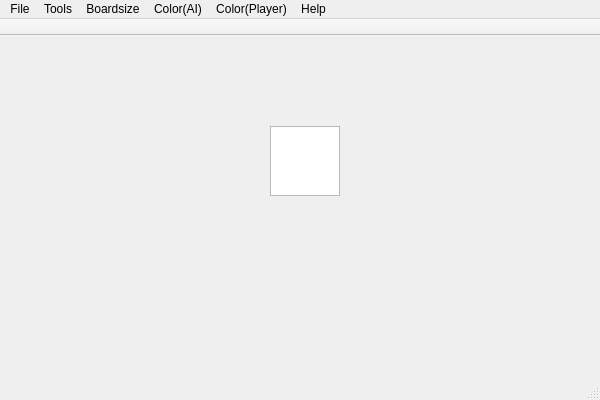
<?xml version="1.0" encoding="UTF-8"?>
<ui version="4.0">
 <class>appClass</class>
 <widget class="QMainWindow" name="appClass">
  <property name="geometry">
   <rect>
    <x>0</x>
    <y>0</y>
    <width>600</width>
    <height>400</height>
   </rect>
  </property>
  <property name="windowTitle">
   <string>FutaHex 2.0</string>
  </property>
  <widget class="QWidget" name="centralWidget">
   <widget class="QWidget" name="horizontalLayoutWidget">
    <property name="geometry">
     <rect>
      <x>100</x>
      <y>30</y>
      <width>251</width>
      <height>141</height>
     </rect>
    </property>
    <layout class="QHBoxLayout" name="mainLayout" stretch="5,2">
     <item>
      <layout class="QVBoxLayout" name="verticalLayout_l">
       <item>
        <widget class="Canvas" name="canvas" native="true"/>
       </item>
      </layout>
     </item>
     <item>
      <layout class="QVBoxLayout" name="verticalLayout_r" stretch="2,2,1">
       <item>
        <widget class="Canvas" name="link_red" native="true"/>
       </item>
       <item>
        <widget class="Canvas" name="link_blue" native="true"/>
       </item>
       <item>
        <widget class="QTextBrowser" name="textBrowser"/>
       </item>
      </layout>
     </item>
    </layout>
   </widget>
  </widget>
  <widget class="QMenuBar" name="menuBar">
   <property name="geometry">
    <rect>
     <x>0</x>
     <y>0</y>
     <width>600</width>
     <height>23</height>
    </rect>
   </property>
   <widget class="QMenu" name="menuFile">
    <property name="title">
     <string>File</string>
    </property>
    <addaction name="actionNew"/>
    <addaction name="actionOpen"/>
    <addaction name="actionSave"/>
    <addaction name="separator"/>
    <addaction name="actionAbout"/>
    <addaction name="separator"/>
    <addaction name="actionExit"/>
   </widget>
   <widget class="QMenu" name="menuTools">
    <property name="title">
     <string>Tools</string>
    </property>
    <addaction name="actionenable_costomize_player_color"/>
    <addaction name="actionenable_beep"/>
   </widget>
   <widget class="QMenu" name="menuHelp">
    <property name="title">
     <string>Help</string>
    </property>
   </widget>
   <widget class="QMenu" name="menuBoardsize">
    <property name="title">
     <string>Boardsize</string>
    </property>
    <addaction name="action4"/>
    <addaction name="action5"/>
    <addaction name="action6"/>
    <addaction name="action7"/>
    <addaction name="action8"/>
    <addaction name="action9"/>
    <addaction name="action10"/>
    <addaction name="action11"/>
    <addaction name="action12"/>
    <addaction name="action13"/>
    <addaction name="action14"/>
    <addaction name="action15"/>
    <addaction name="action16"/>
    <addaction name="action17"/>
    <addaction name="action18"/>
    <addaction name="action19"/>
   </widget>
   <widget class="QMenu" name="menuColorAI">
    <property name="title">
     <string>Color(AI)</string>
    </property>
    <addaction name="actionAIRed"/>
    <addaction name="actionAIBlue"/>
    <addaction name="actionAINone"/>
   </widget>
   <widget class="QMenu" name="menuColorPlayer">
    <property name="title">
     <string>Color(Player)</string>
    </property>
    <addaction name="actionPlayerRed"/>
    <addaction name="actionPlayerBlue"/>
    <addaction name="actionPlayerAuto"/>
   </widget>
   <addaction name="menuFile"/>
   <addaction name="menuTools"/>
   <addaction name="menuBoardsize"/>
   <addaction name="menuColorAI"/>
   <addaction name="menuColorPlayer"/>
   <addaction name="menuHelp"/>
  </widget>
  <widget class="QStatusBar" name="statusBar"/>
  <widget class="QToolBar" name="mainToolBar">
   <property name="movable">
    <bool>false</bool>
   </property>
   <attribute name="toolBarArea">
    <enum>TopToolBarArea</enum>
   </attribute>
   <attribute name="toolBarBreak">
    <bool>false</bool>
   </attribute>
  </widget>
  <action name="actionOpen">
   <property name="text">
    <string>Open</string>
   </property>
  </action>
  <action name="actionSave">
   <property name="text">
    <string>Save</string>
   </property>
  </action>
  <action name="actionSave_as">
   <property name="text">
    <string>Save as...</string>
   </property>
  </action>
  <action name="action5">
   <property name="checkable">
    <bool>true</bool>
   </property>
   <property name="text">
    <string>5</string>
   </property>
  </action>
  <action name="action7">
   <property name="checkable">
    <bool>true</bool>
   </property>
   <property name="text">
    <string>7</string>
   </property>
  </action>
  <action name="action9">
   <property name="checkable">
    <bool>true</bool>
   </property>
   <property name="text">
    <string>9</string>
   </property>
  </action>
  <action name="action11">
   <property name="checkable">
    <bool>true</bool>
   </property>
   <property name="text">
    <string>11</string>
   </property>
  </action>
  <action name="action13">
   <property name="checkable">
    <bool>true</bool>
   </property>
   <property name="text">
    <string>13</string>
   </property>
  </action>
  <action name="action15">
   <property name="checkable">
    <bool>true</bool>
   </property>
   <property name="text">
    <string>15</string>
   </property>
  </action>
  <action name="action17">
   <property name="checkable">
    <bool>true</bool>
   </property>
   <property name="text">
    <string>17</string>
   </property>
  </action>
  <action name="action19">
   <property name="checkable">
    <bool>true</bool>
   </property>
   <property name="text">
    <string>19</string>
   </property>
  </action>
  <action name="actionAIRed">
   <property name="checkable">
    <bool>true</bool>
   </property>
   <property name="text">
    <string>Red</string>
   </property>
  </action>
  <action name="actionPlayerRed">
   <property name="checkable">
    <bool>true</bool>
   </property>
   <property name="enabled">
    <bool>false</bool>
   </property>
   <property name="text">
    <string>Red</string>
   </property>
  </action>
  <action name="actionAIBlue">
   <property name="checkable">
    <bool>true</bool>
   </property>
   <property name="text">
    <string>Blue</string>
   </property>
  </action>
  <action name="actionAINone">
   <property name="checkable">
    <bool>true</bool>
   </property>
   <property name="checked">
    <bool>true</bool>
   </property>
   <property name="enabled">
    <bool>true</bool>
   </property>
   <property name="text">
    <string>None</string>
   </property>
  </action>
  <action name="actionPlayerBlue">
   <property name="checkable">
    <bool>true</bool>
   </property>
   <property name="enabled">
    <bool>false</bool>
   </property>
   <property name="text">
    <string>Blue</string>
   </property>
  </action>
  <action name="actionPlayerAuto">
   <property name="checkable">
    <bool>true</bool>
   </property>
   <property name="checked">
    <bool>true</bool>
   </property>
   <property name="text">
    <string>Auto</string>
   </property>
  </action>
  <action name="actionNew">
   <property name="text">
    <string>New</string>
   </property>
  </action>
  <action name="actionAbout">
   <property name="text">
    <string>About</string>
   </property>
  </action>
  <action name="actionExit">
   <property name="text">
    <string>Exit</string>
   </property>
  </action>
  <action name="actionenable_costomize_player_color">
   <property name="checkable">
    <bool>true</bool>
   </property>
   <property name="text">
    <string>enable costomize player color</string>
   </property>
  </action>
  <action name="actionenable_beep">
   <property name="checkable">
    <bool>true</bool>
   </property>
   <property name="text">
    <string>enable beep</string>
   </property>
  </action>
  <action name="action4">
   <property name="checkable">
    <bool>true</bool>
   </property>
   <property name="text">
    <string>4</string>
   </property>
  </action>
  <action name="action6">
   <property name="checkable">
    <bool>true</bool>
   </property>
   <property name="text">
    <string>6</string>
   </property>
  </action>
  <action name="action8">
   <property name="checkable">
    <bool>true</bool>
   </property>
   <property name="text">
    <string>8</string>
   </property>
  </action>
  <action name="action10">
   <property name="checkable">
    <bool>true</bool>
   </property>
   <property name="text">
    <string>10</string>
   </property>
  </action>
  <action name="action12">
   <property name="checkable">
    <bool>true</bool>
   </property>
   <property name="text">
    <string>12</string>
   </property>
  </action>
  <action name="action14">
   <property name="checkable">
    <bool>true</bool>
   </property>
   <property name="text">
    <string>14</string>
   </property>
  </action>
  <action name="action16">
   <property name="checkable">
    <bool>true</bool>
   </property>
   <property name="text">
    <string>16</string>
   </property>
  </action>
  <action name="action18">
   <property name="checkable">
    <bool>true</bool>
   </property>
   <property name="text">
    <string>18</string>
   </property>
  </action>
 </widget>
 <layoutdefault spacing="6" margin="11"/>
 <customwidgets>
  <customwidget>
   <class>Canvas</class>
   <extends>QWidget</extends>
   <header>canvas.h</header>
   <container>1</container>
  </customwidget>
 </customwidgets>
 <resources>
  <include location="app.qrc"/>
 </resources>
 <connections/>
</ui>
